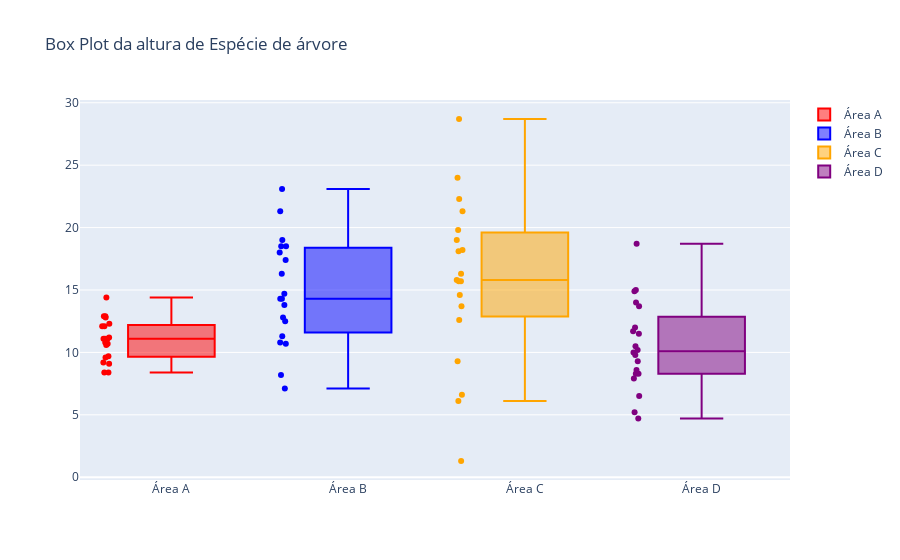

Here is the notebook cell this chart was saved with:
### Markdown cell above
Podemos efetuar algumas mudanças no layout dos gráficos, a começar pela exibição dos pontos da amostra. Observe que a função `jitter` permite que a amostra seja exibida com um certo grau de aleatoriedade horizontal, cujo objetivo é apenas dar a ideia de variabilidade.

### Code cell
fig = go.Figure()
names = ['Área A','Área B','Área C','Área D']
colorNames = ['red','blue','orange','purple']
for i in range(0,4):
    fig.add_trace(go.Box(y=data[i],name=names[i],marker_color =colorNames[i]))
    fig.update_traces(boxpoints='all', jitter=0.1)
fig.update_layout(
    title='Box Plot da altura de Espécie de árvore')
fig.show()

### Figure 1 — Plotly figure (JSON) as saved in the notebook; plotly's stock layout.template omitted (floating-point values rounded to 4 significant figures)
{"data": [{"boxpoints": "all", "jitter": 0.1, "marker": {"color": "red"}, "name": "Área A", "type": "box", "y": [9.2, 10.8, 10.6, 11.1, 12.1, 9.6, 11.2, 8.4, 12.9, 12.1, 14.4, 11.1, 11.1, 9.7, 8.4, 12.3, 10.7, 12.9, 9.1, 12.8]}, {"boxpoints": "all", "jitter": 0.1, "marker": {"color": "blue"}, "name": "Área B", "type": "box", "y": [12.5, 18.5, 21.3, 14.3, 18.5, 19, 10.8, 23.1, 17.4, 10.7, 14.3, 16.3, 18, 7.1, 12.8, 14.7, 11.3, 8.2, 13.8]}, {"boxpoints": "all", "jitter": 0.1, "marker": {"color": "orange"}, "name": "Área C", "type": "box", "y": [21.3, 28.7, 15.8, 24, 13.7, 18.1, 12.6, 14.6, 6.1, 19.8, 22.3, 15.7, 16.3, 18.2, 15.7, 6.6, 9.3, 1.3, 19]}, {"boxpoints": "all", "jitter": 0.1, "marker": {"color": "purple"}, "name": "Área D", "type": "box", "y": [13.7, 8.6, 14.9, 10.2, 14, 10.5, 15, 5.2, 10, 11.7, 18.7, 9.3, 7.9, 6.5, 11.5, 12, 8.3, 8.3, 9.8, 4.7]}], "layout": {"title": {"text": "Box Plot da altura de Espécie de árvore"}}}
